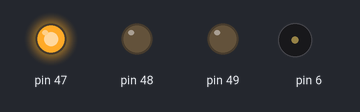
This sketch was run on a simulated Arduino Mega 2560, built with avr-gcc and run on an emulated ATmega2560. Shown: output pins drawn as LEDs (lit = HIGH), buzzer (waves = sounding). Pins used as bus, display or sensor lines are not drawn.

Above: at 0.16 s.
At 1.83 s:
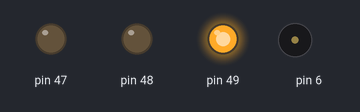
At 3.5 s:
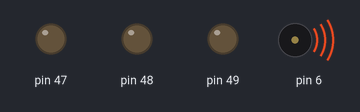
At 6.0 s:
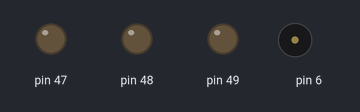
At 8.49 s:
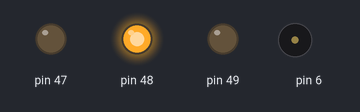
Timing chart, 0 to 9.1 s (numbered marks = the images above):
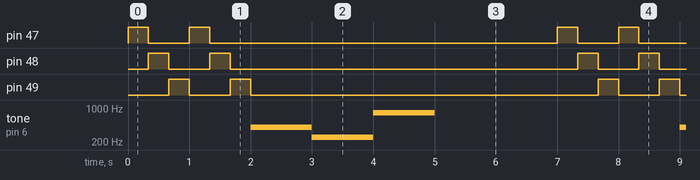

The sketch:

part3.1_Task_Scheduler.ino
```cpp
#define f1 400
#define f2 250
#define f3 800

#define prescaler 8
#define TIMER4_ON_BIT PRTIM4

int duration = 1000;

/*******************  Prototypes for Part 3.1 functions  ********************/
void bit_set(volatile uint8_t &reg, uint8_t position);             //set required register bits
void bit_clr(volatile uint8_t &reg, uint8_t position);             //clear all required register bits
void play_tone(int freq, int duration);                            //plays a tone for a set of duration
void delay_task(int duration);                                     //runs a delay for a set of duration
void taskA();                                                      //turns ON/OFF an LED sequence
void taskB();                                                      //outputs a tone on timer
void taskC(int taskA_dur, int delay_dur);                          //controls both task A and task B

void setup() {
  // Task A setup
  bit_set(DDRL, PL2);     // activate digital pin 47
  bit_set(DDRL, PL1);     // activate digital pin 48
  bit_set(DDRL, PL0);     // activate digital pin 49

  // Task B setup
  bit_set(DDRH, PH3);     // activate digital pin 6
  TCCR4B = 0;
  TCCR4A = 0;
  TCCR4B |= (1 << WGM42) | (1 << CS41);    // set to CTC mode and prescaler 8
  TCCR4A |= (1 << COM4A0);                // toggle (buzzer) pin when TIMER4_ON_BIT reaches MAX

}

void loop() {
  taskC(2000, 4000, 1000);      // 2 sec for TaskA, 4 sec for TaskB, 1 sec doing nothing
}


/**************************************************************************
  simplified I/O and other functions for this assignment
***************************************************************************/
void bit_set(volatile uint8_t &reg, uint8_t position) {
  reg |= 1 << position;
}

void bit_clr(volatile uint8_t &reg, uint8_t position) {
  reg &= ~(1 << position);
}

void play_tone(int freq, int duration) {
  if (freq == 0) {
    OCR4A = 0;
  } else {
    OCR4A = F_CPU / (2 * prescaler * freq);
  }
  unsigned long start = millis();
  while (millis() - start < duration) {}
}

void delay_task(int duration) {
  unsigned long start = millis();
  while (millis() - start < duration) {}
}

// LED Sequence
void taskA(int taskA_dur) {
  unsigned long start = millis();

  while(millis() - start < taskA_dur) {
    bit_set(PORTL, PORTL2);         // set pin 47 (or PORTL2) HIGH
    bit_clr(PORTL, PORTL0);        // set pin 49 (or PORTL0) LOW
    delay_task(333);

    bit_clr(PORTL, PORTL2);       // set pin 47 (or PORTL2) LOW
    bit_set(PORTL, PORTL1);       // set pin 48 (or PORTL1) HIGH
    delay_task(333);

    bit_clr(PORTL, PORTL1);       // set pin 48 (or PORTL1) LOW
    bit_set(PORTL, PORTL0);       // set pin 49 (or PORTL0) HIGH
    delay_task(334);
  }
  // Clear all LEDs
  bit_clr(PORTL, PORTL2); bit_clr(PORTL, PORTL1); bit_clr(PORTL, PORTL0);
}

// Timer Tone Output
void taskB(int taskB_dur) {
  unsigned long start = millis();

  while(millis() - start < taskB_dur) {
    play_tone(f1, duration);
    play_tone(f2, duration);
    play_tone(f3, duration);
    play_tone(0, duration);
  }
}

// Control operation for Task A and Task B
void taskC(int taskA_dur, int taskB_dur, int delay_dur) {
  taskA(taskA_dur);
  taskB(taskB_dur);
  delay_task(delay_dur);
}
```

Measured:
- by itself, pin 47–49: repeats every 7.0 s: LOW 0.67 s, HIGH 0.33 s, LOW 5.7 s, HIGH 0.33 s
- by itself, tone on pin 6: repeats every 7.0 s: 250 Hz 1.0 s, 799 Hz 1.0 s, silent 4.0 s, 400 Hz 1.0 s
